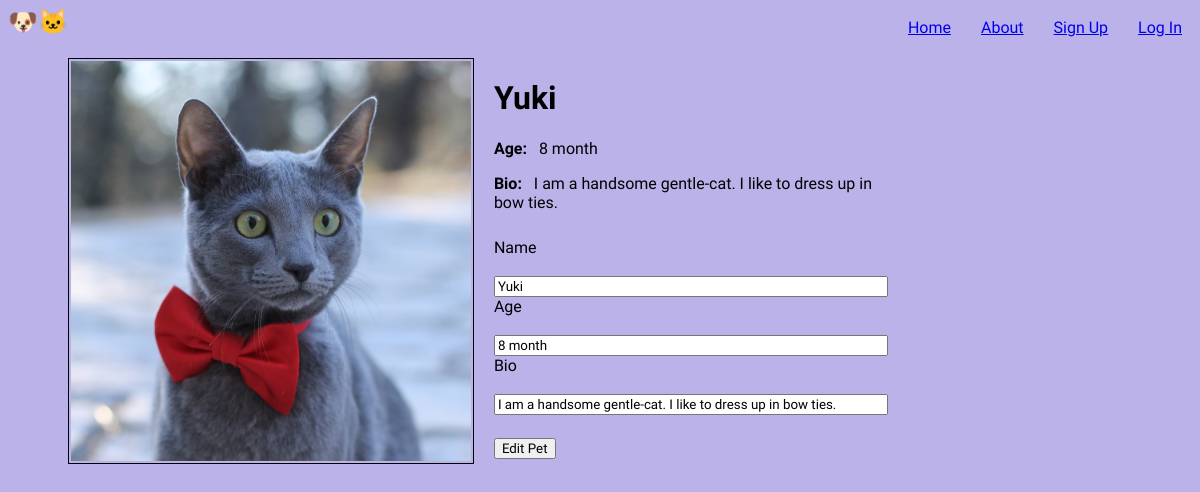
The page /details/2 on the database its author committed.
### app.py (models this page shows)
class Pet(db.Model):
    id = db.Column(db.Integer,primary_key=True,unique=True,nullable=False)
    name = db.Column(db.String,unique=True,nullable=False)
    age = db.Column(db.Integer)
    bio = db.Column(db.String(300))
    posted_by = db.Column(db.String,db.ForeignKey('user.id'))

### app.py (the view, shortened to what this page needs)
@app.route('/details/<int:id>',methods=["GET", "POST"])
def details(id):
    pet = Pet.query.get(id)
    petform = petForm()
    if petform.errors:
        return render_template("details.html", pet = pet,petform=petform);
    if pet is None:
        abort(404, description="No Pet was Found with the given ID")
    elif request.method == "GET":
        petform = petForm(obj=pet)
    return render_template("details.html", pet = pet,petform=petform);

### forms.py
class petForm(FlaskForm):
    name = StringField("Name",validators=[InputRequired()])
    age = StringField("Age",validators=[InputRequired()])
    bio = TextField("Bio",validators=[InputRequired()])
    submit = SubmitField("Edit Pet")

### templates/details.html (shortened to what this page needs)
{% extends "base.html" %}
{%block body%}
    <div id="detail" style="display: flex;padding-top: 30px;">
        <img id="img-detail" width="400" src="{{url_for('static',filename=pet['id']|string +'.jpg')}}">
        <div style="display:flex;flex-direction: column;">
            <div style="padding: 10px; padding-left: 20px; float: left;">
                <h1 class="title">{{ pet.name }}</h1>
                <p><b>Age: &nbsp;</b> {{ pet.age }}</p>
                <p><b>Bio: &nbsp;</b> {{ pet.bio }}</p>
            </div>
            {% if petform %}
            <form id="formbox" style="flex-direction: column;text-align: left;padding-left: 20px;" action="{{url_for('details',id=pet.id)}}" method="POST">
                {{petform.name.label}}
                <br>
                {{petform.name}}
                {{petform.age.label}}
                <br>
                {{petform.age}}
                {{petform.bio.label}}
                <br>
                {{petform.bio}}
                <br>
                <div style="padding-top: 4px;">{{ petform.submit }}</div>
            </form>
            {%endif%}
        </div>
    </div>
{%endblock%}

### static/style.css (style rules this page uses)
* { font-family: 'Lilita One', cursive; }
#formbox { text-align: center; display: flex; flex-grow: 1; }
body { background: #bbb2e9; }
#img-detail { border: 1px solid black; padding: 2px; margin-top: 10px; }

### rows shown on the page
Pet: name "Yuki", age "8 month", bio "I am a handsome gentle-cat. I like to dress up in bow ties."

### other values the page prints
{{ petform.name.label }} "Name"
{{ petform.age.label }} "Age"
{{ petform.bio.label }} "Bio"
